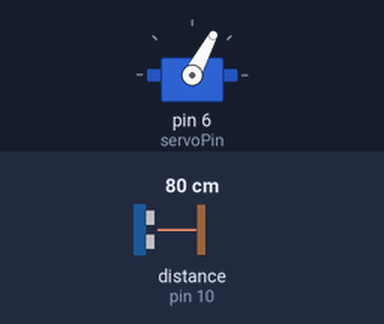
A sketch run on a simulated Arduino Uno, built with avr-gcc and run on an emulated ATmega328P. Parts: servo. Wiring (inferred from the names in the program): ultrasonic range finder: trigger pin 9; echo pin 10. The test bench sets the inputs (shaded band); at power-on: distance to the obstacle (sensor on pin 10) 80 cm. The echo pulse lasts 58.3 µs per cm; what the sketch prints to the serial monitor is not drawn.

Above: at 1.2 s.
1.3 s: distance to the obstacle (sensor on pin 10) set to 2 cm
At 1.68 s:
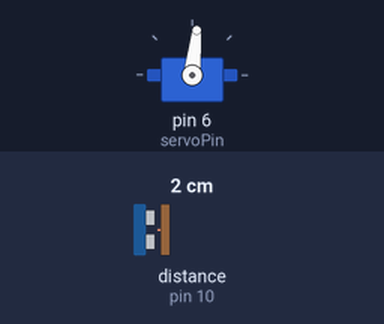
4.3 s: distance to the obstacle (sensor on pin 10) set to 9 cm
At 4.5 s:
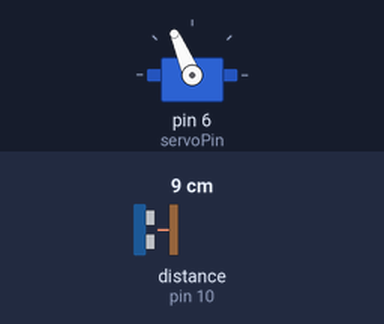
7.3 s: distance to the obstacle (sensor on pin 10) set to 4 cm
At 9.93 s:
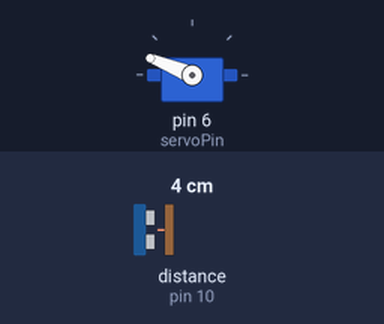
Timing chart, 0 to 16.3 s (numbered marks = the images above; inputs shaded):
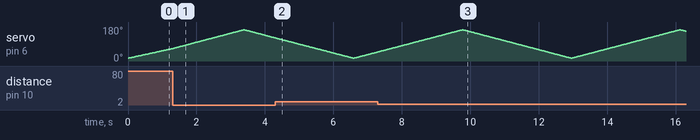

The sketch:

basic_setup.ino
```cpp
#include <Servo.h>

#define trigPin 9
#define echoPin 10
#define servoPin 6

Servo myServo;

void setup() {
  pinMode(trigPin, OUTPUT);
  pinMode(echoPin, INPUT);
  Serial.begin(9600);
  myServo.attach(servoPin);
}

long getDistance() {
  digitalWrite(trigPin, LOW);
  delayMicroseconds(2);

  digitalWrite(trigPin, HIGH);
  delayMicroseconds(10);
  digitalWrite(trigPin, LOW);

  long duration = pulseIn(echoPin, HIGH, 30000);
  long distance = duration * 0.034 / 2;

  return distance;
}

void loop() {
  for (int angle = 15; angle <= 165; angle++) {
    myServo.write(angle);
    delay(20);

    long distance = getDistance();

    Serial.print(angle);
    Serial.print(",");
    Serial.print(distance);
    Serial.print(".");
  }

  for (int angle = 165; angle >= 15; angle--) {
    myServo.write(angle);
    delay(20);

    long distance = getDistance();

    Serial.print(angle);
    Serial.print(",");
    Serial.print(distance);
    Serial.print(".");
  }
}
```
